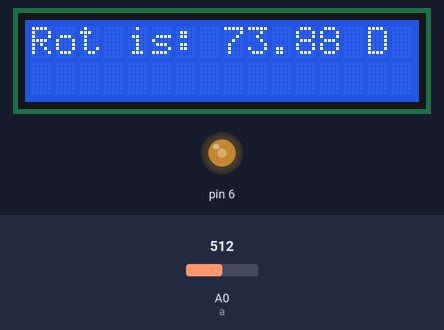
A sketch run on a simulated Arduino Uno, built with avr-gcc and run on an emulated ATmega328P. Parts: 16×2 character LCD, output pins drawn as LEDs (lit = HIGH). The inputs (shaded band) are chosen by the test bench; at power-on: A0 (a) = 512. What the sketch prints to the serial monitor is not drawn.

Above: at 1.2 s.
1.3 s: A0 (a) set to 716
At 2.4 s:
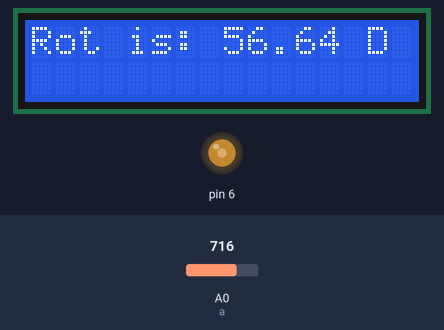
3.5 s: A0 (a) set to 900
At 4.3 s:
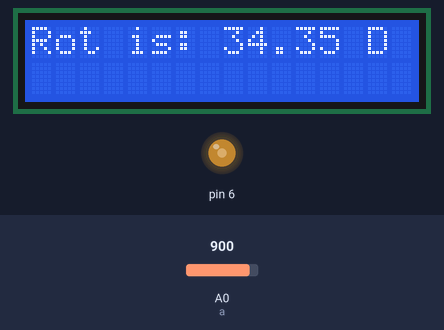
5.5 s: A0 (a) set to 1023
At 7.5 s:
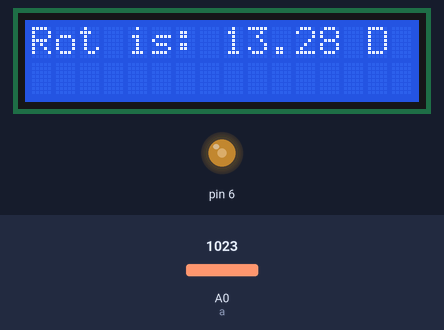
Timing chart, 0 to 9.0 s (numbered marks = the images above; inputs shaded):
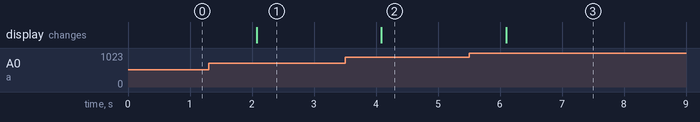

Measured:
- after the input at 1.3 s, the display: changes after 0.78 s (image 1)
- after the input at 3.5 s, the display: changes after 0.59 s (image 2)
- after the input at 5.5 s, the display: changes after 0.60 s (image 3)

The sketch:

updated_serial_rotation.ino
```cpp
 /*
 The circuit:


 * LCD RS pin to digital pin  12
 * LCD Enable pin to digital pin 11
 * LCD D4 pin to digital pin 5
  * LCD D5 pin to digital pin 4
 * LCD D6 pin to digital pin 3
 * LCD D7 pin  to digital pin 2
 * LCD R/W pin to ground
 * LCD VSS pin to ground
 * LCD  VCC pin to 5V
 * LCD K pin to ground
 * LCD A pin to 5V
 * LCD V0 pin to  digital pin 6
 * LED to pin 13


 put a 110 ohm resitance in series  with the thermistor, the side of 110 resitance to 5V
 the side of the thermistor  to GND and the point where the thermistor and the resitence meet
 to analog input  A0
 */

#include <LiquidCrystal.h>
#include <stdlib.h>
#include <math.h>

LiquidCrystal  lcd(12,11,5,4,3,2);//configure the lcd

#define a A0 // analog input to read  the voltage of the thermistor
double R;
void setup() {
analogWrite(6,120);// configure the contrast of the lcd
lcd.begin(16,2);
Serial.begin(115200);//  using serial to send data to the computer
}

void loop() {
  R=analogRead(a);//  get the value in the A0
  float outR = sqrt(abs(0 + (100 - 0) * ((R - 1007) / (100 - 1007)))) * 10;
  Serial.println(outR);// send the temperature  in using serial

  // display the temperature in the lcd
  lcd.clear();
  lcd.print("Rot is: ");
  lcd.print(outR);
  lcd.print(" D");

  // trigger the security alarm if the temperature is higher than 60 degree
  if ((R)>60){
      digitalWrite(13,HIGH);
      delay(500);
      digitalWrite(13,LOW);
      delay(500);
  }
 else{
  delay(1000);
  }
  // in the both  cases there will be a delay of 1s between sending the temperature to the computer  and display in in the lcd
 }
```
